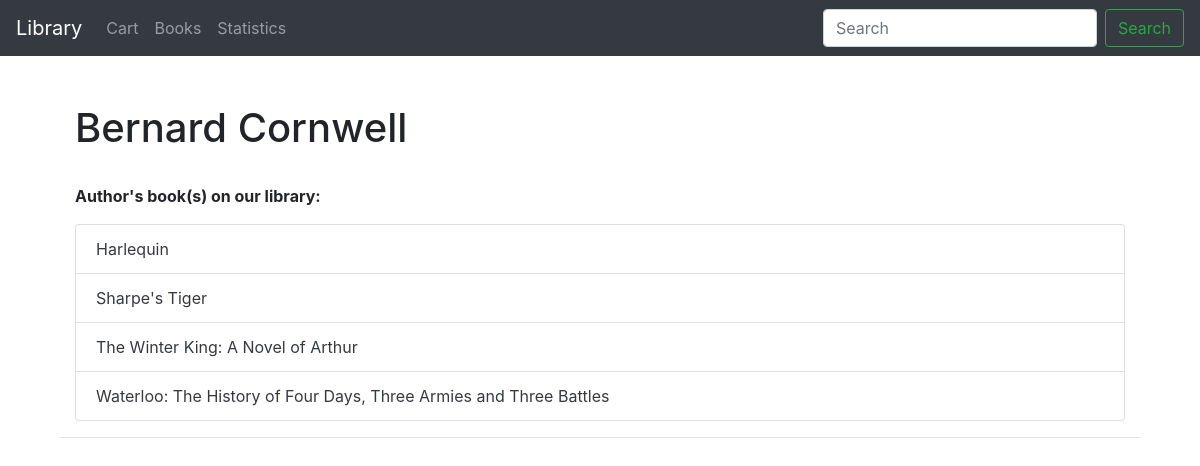
/author/4, run on the app's committed database.
### library/models.py (models this page shows, shortened)
class Author(models.Model):
    author_first_name = models.CharField(max_length=120)
    author_last_name = models.CharField(max_length=120)
    class Meta:
        ordering = ['author_last_name', 'author_first_name']
    def get_books_by_author(self):
        return Book.objects.filter(book_author=self)

class Book(models.Model):
    book_isbn = models.CharField('ISBN', max_length=13, unique=True, default=0)
    book_name = models.CharField('Name', max_length=200)
    book_author = models.ForeignKey(Author, on_delete=models.SET_NULL, null=True)
    book_genre = models.ManyToManyField(BookGenre, blank=True)
    book_language = models.ForeignKey(Language, on_delete=models.SET_NULL, null=True)
    book_launch_year = models.DateField('Date Published')
    book_acquired_year = models.DateField('Acquisition Date')
    book_description = models.TextField(max_length=1000, null=True, blank=True)
    book_quantity = models.IntegerField('Quantity')
    cart = models.ForeignKey(Cart, on_delete=models.CASCADE, null=True)
    class Meta:
        ordering = ['book_name']
    def __str__(self):
        return self.book_name
    def display_genre(self):
        return ', '.join([genre.item_genre for genre in self.book_genre.all()[:3]])
    display_genre.short_description = 'Genre'

### library/views.py (the view)
# urls.py: path('author/<int:pk>', views.AuthorDetailView.as_view(), name='author-detail'),
class AuthorDetailView(generic.DetailView):
    model = Author
    template_name = 'author_detail.html'

### templates/author_detail.html
{% extends "base.html" %}
{% block content %}
    <br>
    <div class="container">
        <div class="container">
            <h1>{{ author.author_first_name }} {{ author.author_last_name }}</h1>
        </div>
        <br>
        <div class="container">
              <p><strong>Author's book(s) on our library:</strong></p>
            <ul class="list-group">
            {% for books in author.get_books_by_author %}
                <li class="list-group-item"><a class="btn-link text-decoration-none text-dark" href="{% url 'book-detail' books.pk %}">{{ books }}</a></li>
            {% endfor %}
            </ul>
        </div>
        <hr>
    </div>
{% endblock %}

### data on the page
Author: author_first_name "Bernard", author_last_name "Cornwell"
Book: book_name "Harlequin"
Book: book_name "Sharpe's Tiger"
Book: book_name "The Winter King: A Novel of Arthur"
Book: book_name "Waterloo: The History of Four Days, Three Armies and Three Battles"
